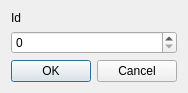
<?xml version="1.0" encoding="UTF-8"?>
<ui version="4.0">
 <class>TalkerEditDialog</class>
 <widget class="QDialog" name="TalkerEditDialog">
  <property name="geometry">
   <rect>
    <x>0</x>
    <y>0</y>
    <width>174</width>
    <height>86</height>
   </rect>
  </property>
  <property name="windowTitle">
   <string>Dialog</string>
  </property>
  <layout class="QVBoxLayout" name="verticalLayout">
   <item>
    <widget class="QLabel" name="label">
     <property name="text">
      <string>Id</string>
     </property>
    </widget>
   </item>
   <item>
    <widget class="QSpinBox" name="fId"/>
   </item>
   <item>
    <widget class="QDialogButtonBox" name="buttonBox">
     <property name="orientation">
      <enum>Qt::Horizontal</enum>
     </property>
     <property name="standardButtons">
      <set>QDialogButtonBox::Cancel|QDialogButtonBox::Ok</set>
     </property>
    </widget>
   </item>
  </layout>
 </widget>
 <resources/>
 <connections>
  <connection>
   <sender>buttonBox</sender>
   <signal>accepted()</signal>
   <receiver>TalkerEditDialog</receiver>
   <slot>accept()</slot>
   <hints>
    <hint type="sourcelabel">
     <x>248</x>
     <y>254</y>
    </hint>
    <hint type="destinationlabel">
     <x>157</x>
     <y>274</y>
    </hint>
   </hints>
  </connection>
  <connection>
   <sender>buttonBox</sender>
   <signal>rejected()</signal>
   <receiver>TalkerEditDialog</receiver>
   <slot>reject()</slot>
   <hints>
    <hint type="sourcelabel">
     <x>316</x>
     <y>260</y>
    </hint>
    <hint type="destinationlabel">
     <x>286</x>
     <y>274</y>
    </hint>
   </hints>
  </connection>
 </connections>
</ui>
